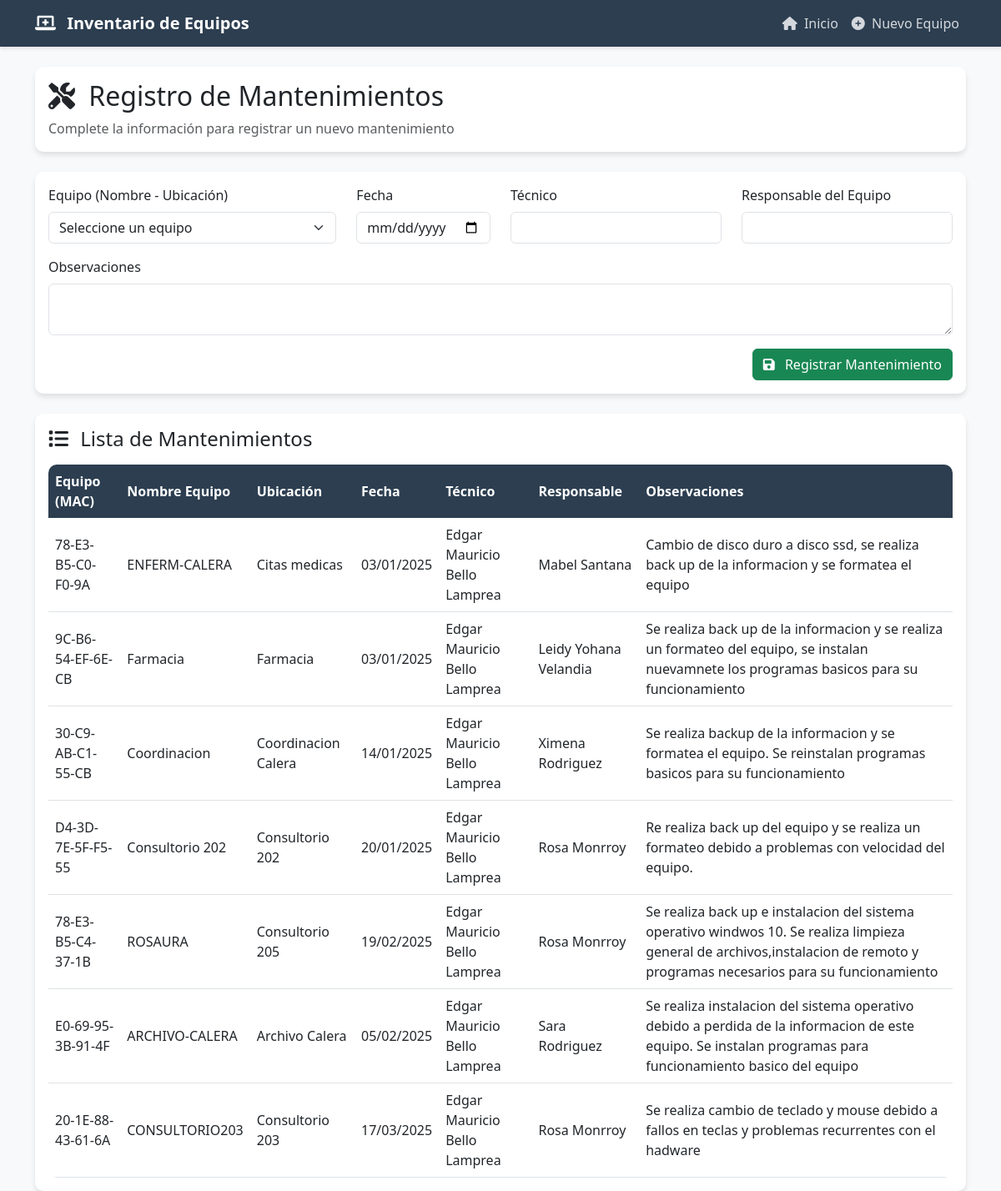
The page /mantenimientos on the database its author committed.
### app.py (models this page shows)
class Mantenimientos(db.Model):
    __tablename__ = 'Mantenimientos'
    DireccionMac = db.Column(db.String(50), primary_key=True)
    Fecha = db.Column(db.String(20))
    Observaciones = db.Column(db.Text)
    Tecnico = db.Column(db.String(100))
    ResponsableEquipo = db.Column(db.String(100))
    FirmaResponsable = db.Column(db.String(500))  # Campo para almacenar la firma

class Datospc(db.Model):
    __tablename__ = 'datospc'
    placaSerial = db.Column(db.String(50))
    responsable = db.Column(db.String(100))
    Ubicacion = db.Column(db.String(100))
    Sede = db.Column(db.String(100))
    nombreEquipo = db.Column(db.String(100))
    cpuFabricante = db.Column(db.String(100))
    cpuSerial = db.Column(db.String(100))
    cpuPlaca = db.Column(db.String(100))
    procesadorNombre = db.Column(db.String(100))
    procesadorVelo = db.Column(db.String(100))
    procesadorSerial = db.Column(db.String(100))
    ram1Marca = db.Column(db.String(100))
    ram1capacidad = db.Column(db.String(100))
    ram1Serial = db.Column(db.String(100))
    ram2Marca = db.Column(db.String(100))
    ram2Capacidad = db.Column(db.String(100))
    ram2Serial = db.Column(db.String(100))
    discoMarca = db.Column(db.String(100))
    discoCapacidad = db.Column(db.String(100))
    discoSerial = db.Column(db.String(100))
    unidadCD = db.Column(db.String(100))
    unidadCDSerial = db.Column(db.String(100))
    monitorMarca = db.Column(db.String(100))
    monitorModelo = db.Column(db.String(100))
    monitorSerial = db.Column(db.String(100))
    monitorPlaca = db.Column(db.String(100))
    tecladoMarca = db.Column(db.String(100))
    tecladoSerial = db.Column(db.String(100))
    mouseMarca = db.Column(db.String(100))
    mouseSerial = db.Column(db.String(100))
    nombreUsuario = db.Column(db.String(100))
    direccionMac = db.Column(db.String(100), primary_key=True)
    Observaciones = db.Column(db.String(500))
    VPN = db.Column(db.String(100))
    NombreRemoto = db.Column(db.String(100))
    Estado = db.Column(db.String(50))

### app.py (the view, shortened to what this page needs)
@app.route('/mantenimientos', methods=['GET', 'POST'])
def mantenimientos():
    equipos = Datospc.query.all()
    mantenimientos = Mantenimientos.query.all()
    mantenimientos_enriquecidos = []
    for mant in mantenimientos:
        equipo = Datospc.query.filter_by(direccionMac=mant.DireccionMac).first()
        nombreEquipo = equipo.nombreEquipo if equipo else ''
        ubicacion = equipo.Ubicacion if equipo else ''
        mantenimientos_enriquecidos.append({
            'DireccionMac': mant.DireccionMac,
            'Fecha': mant.Fecha,
            'Observaciones': mant.Observaciones,
            'Tecnico': mant.Tecnico,
            'ResponsableEquipo': mant.ResponsableEquipo,
            'nombreEquipo': nombreEquipo,
            'Ubicacion': ubicacion
        })
    return render_template('mantenimientos.html', mantenimientos=mantenimientos_enriquecidos, equipos=equipos)

### templates/mantenimientos.html (shortened to what this page needs)
{% extends "base.html" %}
{% block content %}
<div class="row mb-4">
    <div class="col-md-12">
        <div class="card">
            <div class="card-body">
                <h2 class="card-title">
                    <i class="fas fa-tools me-2"></i>
                    Registro de Mantenimientos
                </h2>
                <p class="card-text text-muted">
                    Complete la información para registrar un nuevo mantenimiento
                </p>
            </div>
        </div>
    </div>
</div>
<div class="row mb-4">
    <div class="col-12">
        <div class="card">
            <div class="card-body">
                <form method="POST" class="needs-validation" novalidate>
                    <div class="row">
                        <div class="col-12 col-md-4 mb-3">
                            <label for="DireccionMac" class="form-label">Equipo (Nombre - Ubicación)</label>
                            <select class="form-select" id="DireccionMac" name="DireccionMac" required>
                                <option value="" disabled selected>Seleccione un equipo</option>
                            </select>
                        </div>
                        <div class="col-6 col-md-2 mb-3">
                            <label for="Fecha" class="form-label">Fecha</label>
                            <input type="date" class="form-control" id="Fecha" name="Fecha" required>
                        </div>
                        <div class="col-6 col-md-3 mb-3">
                            <label for="Tecnico" class="form-label">Técnico</label>
                            <input type="text" class="form-control" id="Tecnico" name="Tecnico" required>
                        </div>
                        <div class="col-12 col-md-3 mb-3">
                            <label for="ResponsableEquipo" class="form-label">Responsable del Equipo</label>
                            <input type="text" class="form-control" id="ResponsableEquipo" name="ResponsableEquipo" required>
                        </div>
                        <div class="col-12 mb-3">
                            <label for="Observaciones" class="form-label">Observaciones</label>
                            <textarea class="form-control" id="Observaciones" name="Observaciones" rows="2"></textarea>
                        </div>
                    </div>
                    <div class="d-flex justify-content-end">
                        <button type="submit" class="btn btn-success">
                            <i class="fas fa-save me-2"></i> Registrar Mantenimiento
                        </button>
                    </div>
                </form>
            </div>
        </div>
    </div>
</div>
<div class="row">
    <div class="col-12">
        <div class="card">
            <div class="card-body">
                <h4 class="card-title mb-3">
                    <i class="fas fa-list me-2"></i> Lista de Mantenimientos
                </h4>
                <div class="table-responsive">
                    <table class="table table-hover align-middle mb-0">
                        <thead class="align-middle">
                            <tr>
                                <th>Equipo (MAC)</th>
                                <th>Nombre Equipo</th>
                                <th>Ubicación</th>
                                <th>Fecha</th>
                                <th>Técnico</th>
                                <th>Responsable</th>
                                <th>Observaciones</th>
                            </tr>
                        </thead>
                        <tbody>
                            {% for mant in mantenimientos %}
                            <tr>
                                <td>{{ mant.DireccionMac }}</td>
                                <td>{{ mant.nombreEquipo }}</td>
                                <td>{{ mant.Ubicacion }}</td>
                                <td>{{ mant.Fecha }}</td>
                                <td>{{ mant.Tecnico }}</td>
                                <td>{{ mant.ResponsableEquipo }}</td>
                                <td>{{ mant.Observaciones }}</td>
                            </tr>
                            {% endfor %}
                        </tbody>
                    </table>
                </div>
            </div>
        </div>
    </div>
</div>
{% endblock %}

### templates/base.html (style rules this page uses)
:root { --primary-color: #2c3e50; --secondary-color: #3498db; --accent-color: #e74c3c; }
body { background-color: #f8f9fa; font-family: 'Segoe UI', Tahoma, Geneva, Verdana, sans-serif; }
.card { border: none; border-radius: 10px; box-shadow: 0 4px 6px rgba(0,0,0,0.1); transition: transform 0.3s ease; }
.table { background-color: white; border-radius: 10px; overflow: hidden; }
.table thead th { background-color: var(--primary-color); color: white; border: none; }

### rows shown on the page
Mantenimientos: DireccionMac "78-E3-B5-C0-F0-9A", Fecha "03/01/2025", Tecnico "Edgar Mauricio Bello Lamprea", ResponsableEquipo "Mabel Santana", Observaciones "Cambio de disco duro a disco ssd, se realiza back up de la informacion y se formatea el equipo"
Datospc: nombreEquipo "ENFERM-CALERA", Ubicacion "Citas medicas"
Mantenimientos: DireccionMac "9C-B6-54-EF-6E-CB", Fecha "03/01/2025", Tecnico "Edgar Mauricio Bello Lamprea", ResponsableEquipo "Leidy Yohana Velandia", Observaciones "Se realiza back up de la informacion y se realiza un formateo del equipo, se instalan nuevamnete los programas basicos para su funcionamiento"
Datospc: nombreEquipo "Farmacia", Ubicacion "Farmacia"
Mantenimientos: DireccionMac "30-C9-AB-C1-55-CB", Fecha "14/01/2025", Tecnico "Edgar Mauricio Bello Lamprea", ResponsableEquipo "Ximena Rodriguez", Observaciones "Se realiza backup de la informacion y se formatea el equipo. Se reinstalan programas basicos para su funcionamiento"
Datospc: nombreEquipo "Coordinacion", Ubicacion "Coordinacion Calera"
Mantenimientos: DireccionMac "D4-3D-7E-5F-F5-55", Fecha "20/01/2025", Tecnico "Edgar Mauricio Bello Lamprea", ResponsableEquipo "Rosa Monrroy", Observaciones "Re realiza back up del equipo y se realiza un formateo debido a problemas con velocidad del equipo."
Datospc: nombreEquipo "Consultorio 202", Ubicacion "Consultorio 202"
Mantenimientos: DireccionMac "78-E3-B5-C4-37-1B", Fecha "19/02/2025", Tecnico "Edgar Mauricio Bello Lamprea", ResponsableEquipo "Rosa Monrroy", Observaciones "Se realiza back up e instalacion del sistema operativo windwos 10. Se realiza limpieza general de archivos,instalacion de remoto y programas necesarios para su funcionamiento"
Datospc: nombreEquipo "ROSAURA", Ubicacion "Consultorio 205"
Mantenimientos: DireccionMac "E0-69-95-3B-91-4F", Fecha "05/02/2025", Tecnico "Edgar Mauricio Bello Lamprea", ResponsableEquipo "Sara Rodriguez", Observaciones "Se realiza instalacion del sistema operativo debido a perdida de la informacion de este equipo. Se instalan programas para funcionamiento basico del equipo"
Datospc: nombreEquipo "ARCHIVO-CALERA", Ubicacion "Archivo Calera"
Mantenimientos: DireccionMac "20-1E-88-43-61-6A", Fecha "17/03/2025", Tecnico "Edgar Mauricio Bello Lamprea", ResponsableEquipo "Rosa Monrroy", Observaciones "Se realiza cambio de teclado y mouse debido a fallos en teclas y problemas recurrentes con el hadware"
Datospc: nombreEquipo "CONSULTORIO203", Ubicacion "Consultorio 203"
